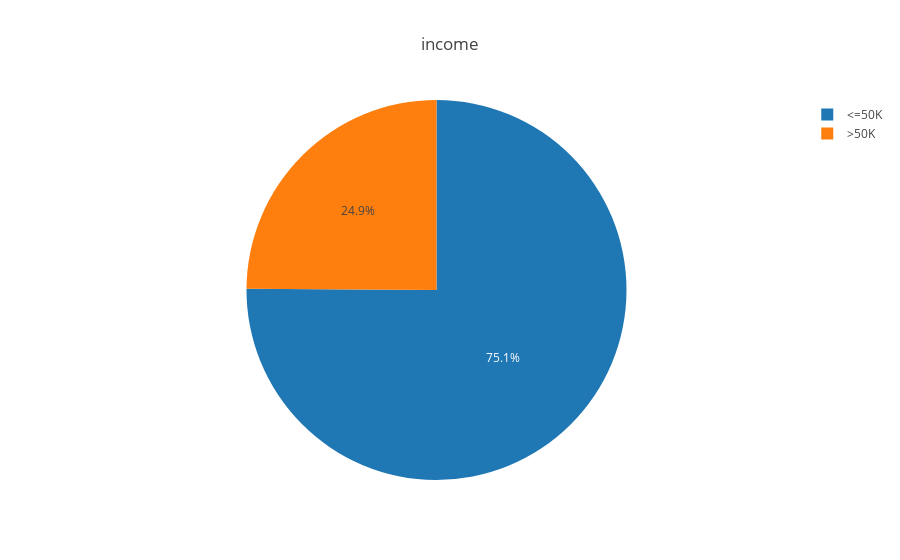

The cell this chart's notebook holds for it:
### Code cell
# Creamos un gráfico de pastel para visualizar la proporción de personas cuyos ingresos son superiores a 50k
churn_plot = df['income'].value_counts().reset_index()
churn_plot.columns = ['income?',"Number_of_customers"]
px.pie(churn_plot,values ="Number_of_customers",names='income?',title='income',template='none')

### Figure 1 — Plotly figure (JSON) as saved in the notebook; plotly's stock layout.template omitted (floating-point values rounded to 4 significant figures)
{"data": [{"domain": {"x": [0, 1], "y": [0, 1]}, "hovertemplate": "income?=%{label}<br>Number_of_customers=%{value}<extra></extra>", "labels": ["<=50K", ">50K"], "legendgroup": "", "name": "", "showlegend": true, "type": "pie", "values": [22654, 7508]}], "layout": {"legend": {"tracegroupgap": 0}, "title": {"text": "income"}}}
